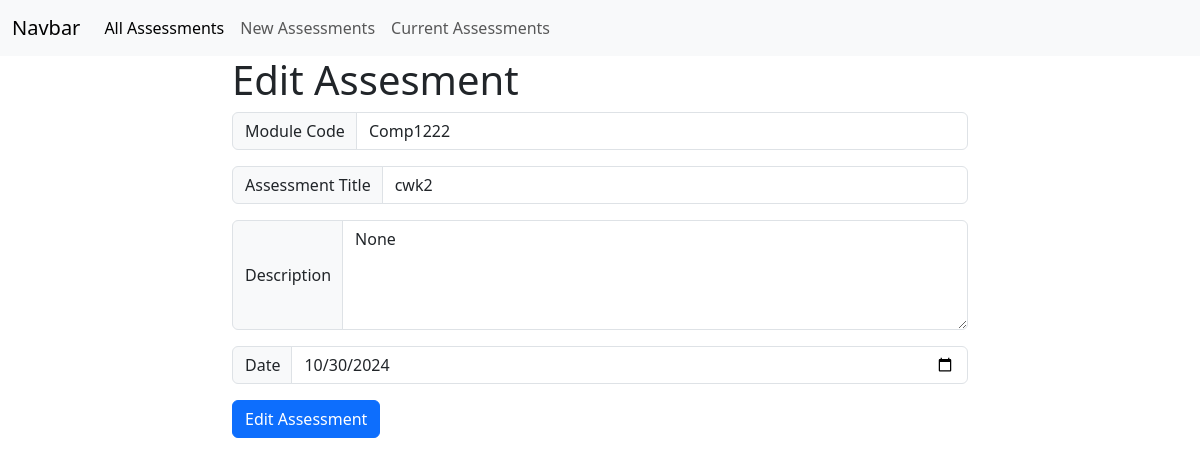
Page /edit/2 on the committed database.
### app/models.py (models this page shows)
class Assessment(db.Model):
    id = db.Column(db.Integer, primary_key=True)
    Code = db.Column(db.String(500), index=True)
    Title = db.Column(db.String(500))
    Date = db.Column(db.DateTime)
    Description = db.Column(db.String(500))
    Complete = db.Column(db.Boolean, default=False)

### app/views.py (the view, shortened to what this page needs)
@app.route('/edit/<int:id>', methods=['GET', 'POST'])
def edit(id):
    assessment = Assessment.query.get_or_404(id)
    form = NewAssessment(obj=assessment)
    today = datetime.now().date()
    return render_template('edit.html', assessment=assessment, form=form)

### app/forms.py
class NewAssessment(FlaskForm):
    Code = StringField('Module Code', validators=[DataRequired()])
    Title= StringField('Assessment Title', validators=[DataRequired()])
    Date = DateField('Date', format='%Y-%m-%d', validators=[DataRequired()])
    Description = TextAreaField('Description', validators=[DataRequired()])
    Complete = BooleanField('Complete')
    submit = SubmitField('Add Assessment')

### app/templates/edit.html (shortened to what this page needs)
{% extends "base.html" %}
 {% block content %}
<div class="container">
  <div class="row">
    <div class="col-2">
    </div>
    <div class="col-8">
      <h1>Edit Assesment</h1>
    <form action="" method="post" name="Add_New">
        <div class="input-group mb-3">
          <div class="input-group-prepend">
            <span class="input-group-text" id="inputGroup-sizing-default">{{ form.Code.label.text }}</span>
          </div>
          {{ form.Code(class_="form-control", aria_label="Code", aria_describedby="inputGroup-sizing-default") }}
        </div>
      <div class="input-group mb-3">
        <div class="input-group-prepend">
          <span class="input-group-text" id="inputGroup-sizing-default">{{ form.Title.label.text }}</span>
        </div>
        {{ form.Title(class_="form-control", aria_label="Title", aria_describedby="inputGroup-sizing-default") }}
      </div>
      <div class="input-group mb-3">
        <div class="input-group-prepend">
          <span class="input-group-text" id="inputGroup-sizing-default">{{ form.Description.label.text }}</span>
        </div>
        <textarea class="form-control" id="Description" name="Description" rows="4" aria-label="With textarea">{{ form.Description.data }}</textarea>
      </div>
    <div class="input-group mb-3">
      <div class="input-group-prepend">
        <span class="input-group-text" id="inputGroup-sizing-default">{{ form.Date.label.text }}</span>
      </div>
      {{ form.Date(class_="form-control", aria_label="Date", aria_describedby="inputGroup-sizing-default") }}
    </div>
    <div class="form-group">
      <button type="submit" class="btn btn-primary">Edit Assessment</button>
    </div>
    </form>
  </div>
    <div class="col-2">
    </div>
  </div>
</div>
{% endblock %}

### rows in the picture
Assessment: Code "Comp1222", Title "cwk2", Description "None", Date "10/30/2024"
